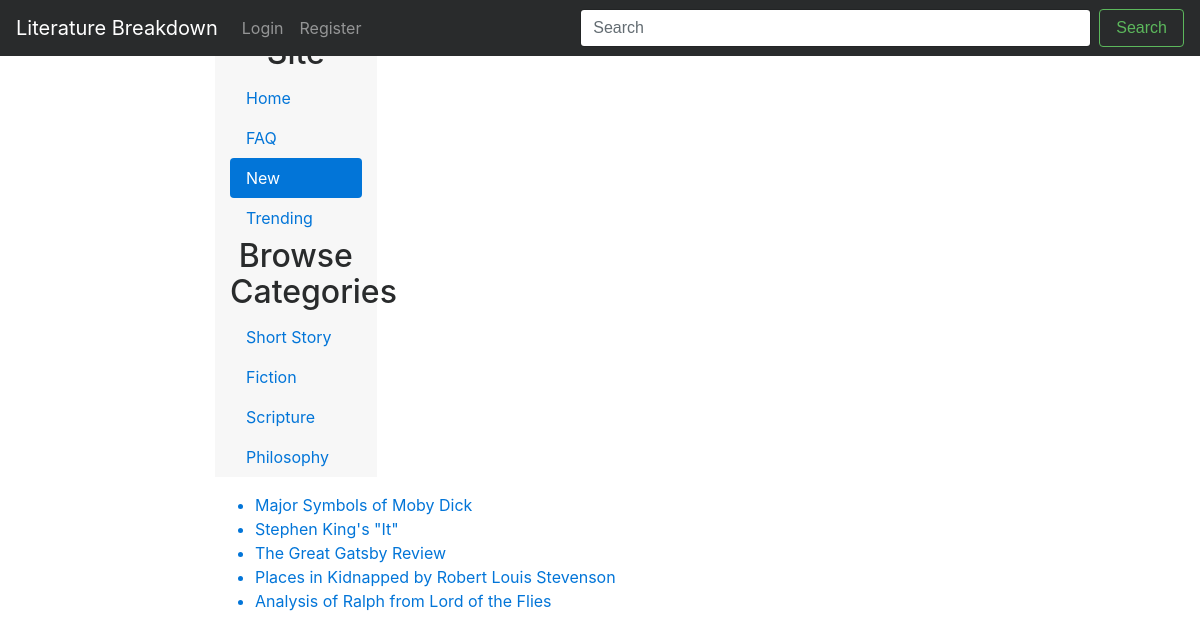
Page /literaturebreakdown/new/ on the earlier database version.
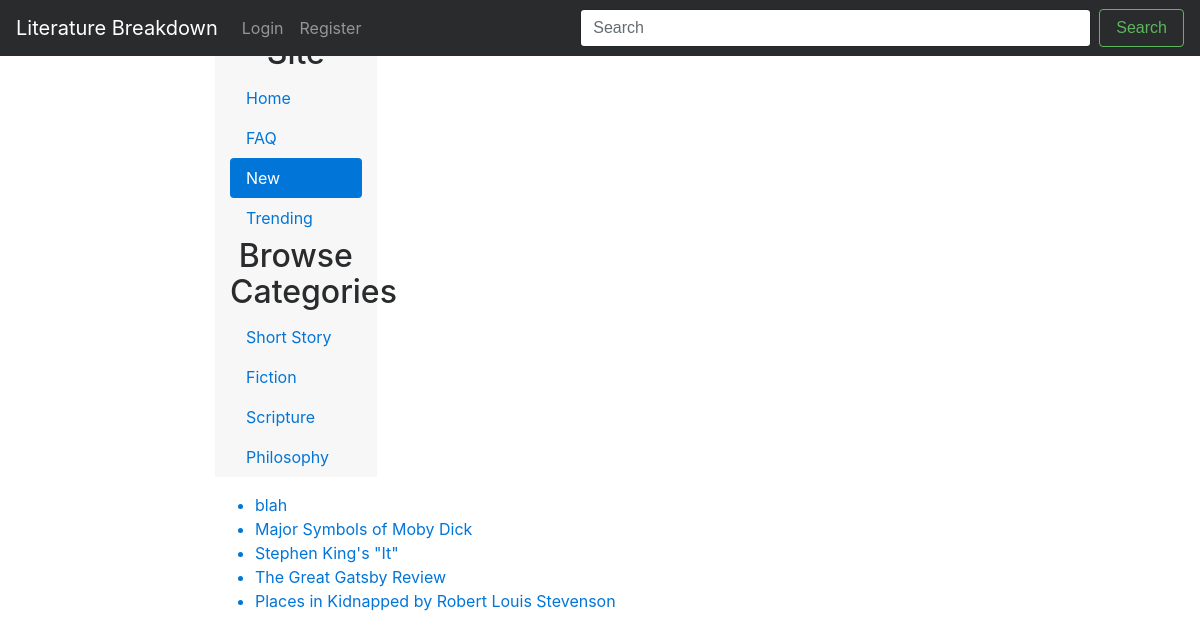
Same page on the later database version.
### lit/models.py (models this page shows, shortened)
class Category(models.Model):
    name = models.CharField(max_length=50, unique=False)
    slug = models.SlugField()

class Article(models.Model):
    author = models.ForeignKey(UserProfile)
    date_published = models.CharField(max_length=8, unique=False)
    book = models.CharField(max_length=128, unique=False)
    views = models.IntegerField(default=0)
    title = models.CharField(max_length=128)
    analysis = models.CharField(max_length=2500, unique=False)
    category = models.CharField(max_length=50)
    slug = models.SlugField()
    img = models.ImageField(upload_to='profile_images', blank=True)
    rating = models.FloatField(max_length=5.0, default=0.0)
    book_author = models.CharField(max_length=128, default="")
    book_published = models.CharField(max_length=128, default="")

### lit/views.py (the view)
def new_articles(request):
    article_list_new = Article.objects.order_by('date_published')[:5]
    category_list = Category.objects.all()
    context_dict = {'articles_new': article_list_new,
                    'categories': category_list}
    return render(request, 'lit/new.html', context=context_dict)

### templates/lit/new.html (shortened to what this page needs)
<!DOCTYPE html>
{% extends 'lit/base.html' %}
{% load staticfiles %}
{% block body_block %}
	<div class="row">
	<div class="col-sm-9 offset-sm-3 col-md-10 offset-md-2 main">
		<nav class="col-sm-3 col-md-2 hidden-xs-down bg-faded sidebar">
		  <ul class="nav nav-pills flex-column">
			<li class="nav-item">
			<h2 style="text-align:center">Browse Site</h2>
			</li>
				<li class="nav-item">
				  <a class="nav-link" href="{% url 'index' %}">Home <span class="sr-only">(current)</span></a>
				</li>
				<li class="nav-item">
				  <a class="nav-link" href="{% url 'faq' %}">FAQ</a>
				</li>
				<li class="nav-item">
				  <a class="nav-link active" href="{% url 'new' %}">New</a>
				</li>
				<li class="nav-item">
				  <a class="nav-link" href="{% url 'trending' %}">Trending</a>
				</li>
			<li class="nav-item">
			<h2 style="text-align:center">Browse Categories</h2>
			</li>
			{% if categories %}
			  {% for category in categories %}
					<li class="nav-item">
					  <a class="nav-link" href="{% url 'show_category' category.slug %}">{{ category.name }}</a>
					</li>
			   {% endfor %}
			 {% else %}
				  <strong>There are no categories to show.</strong>
			{% endif %}
			</ul>
		</nav>
		<div class="row marketing">
		  <div class="col-lg-8">
			<p>
			{% if articles_new %}
			<ul>
			{% for article in articles_new %}
				<a href="{% url 'show_article' article.slug %}">
				<li>{{ article.title }}</li>
				</a>
			{% endfor %}
			</ul>
			{% else %}
			<strong>There are no new articles to show.</strong>
			{% endif %}
			</p>
		  </div>
		</div>
	</div>
	</div>
{% endblock %}

Differences in the rows shown:
no longer on this page (row unchanged): Article: title "Analysis of Ralph from Lord of the Flies"
added Article: title "blah"
